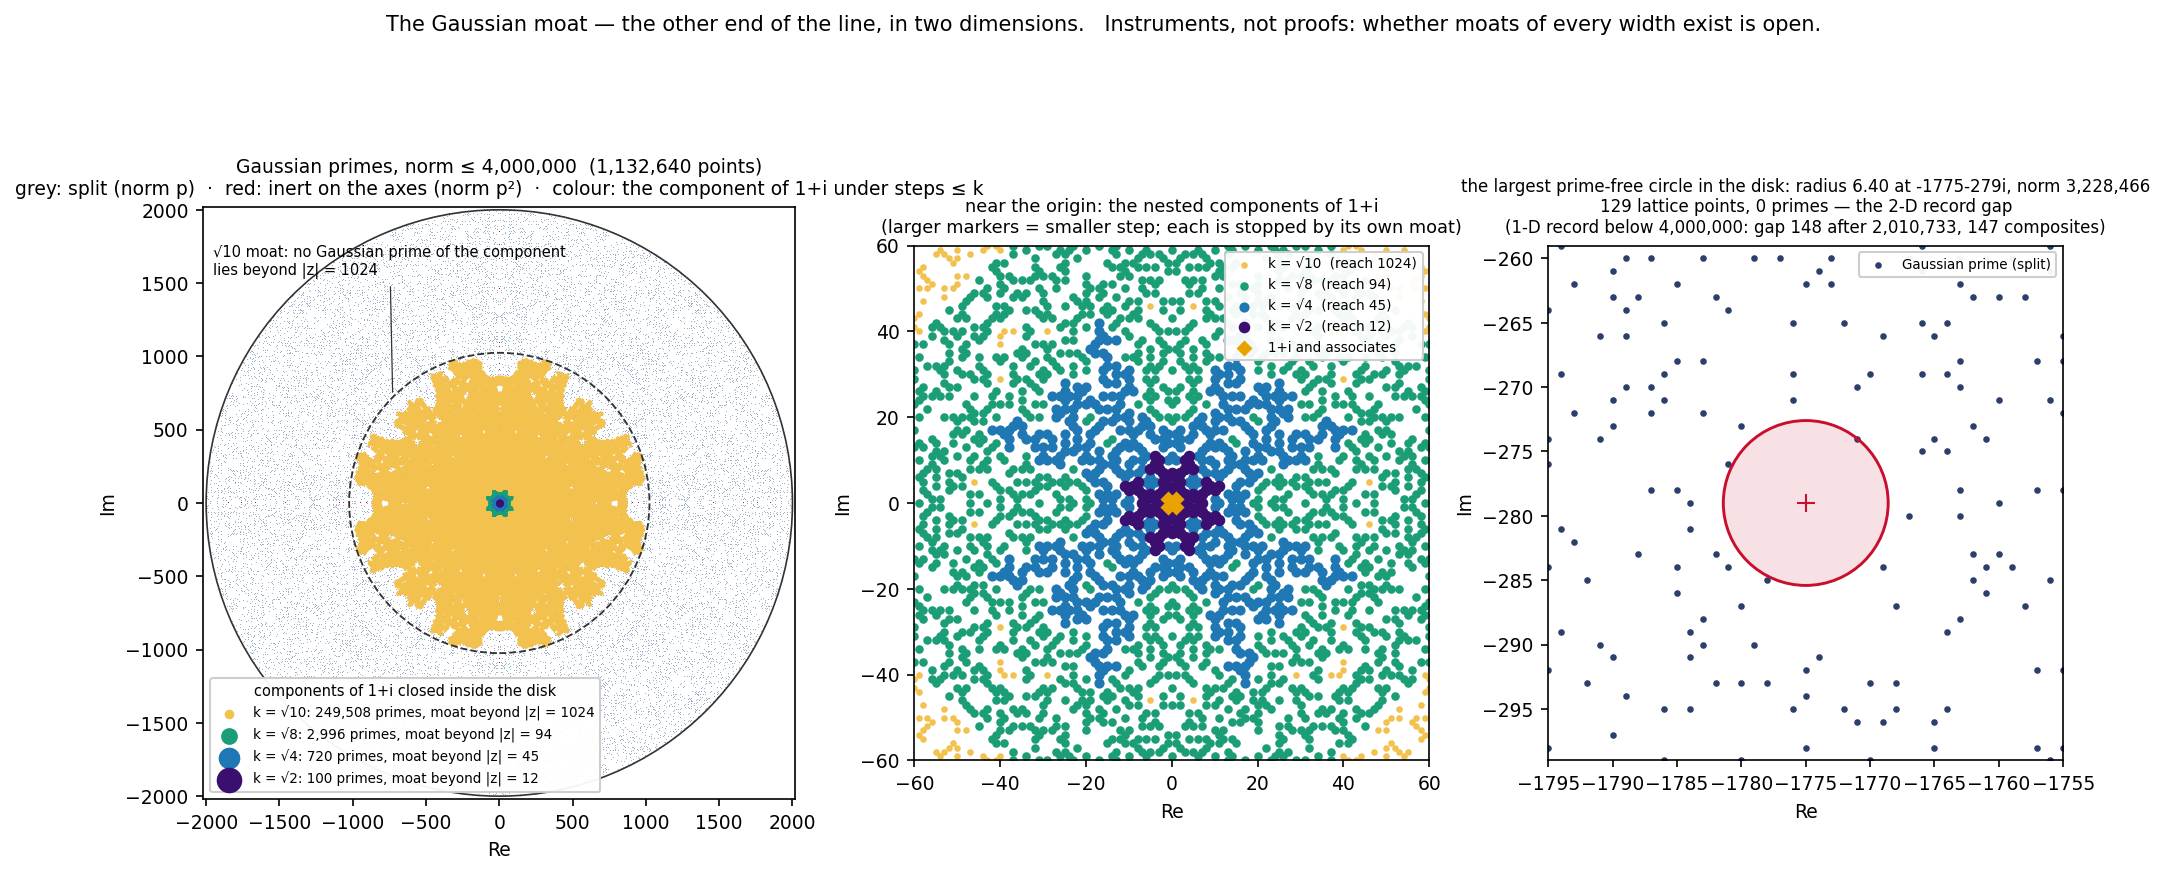

Write Python code to recreate this figure.
"""gaussian_moat.py — the Gaussian moat visual (Travis, 2026-09-11 09:27).

Gaussian primes with norm <= 1e6 (disk of radius 1000), split (norm p) in one
colour, inert (on the axes, norm p^2) in another; the connected component of
1+i under steps of length <= k for a ladder of k, each bounded by its moat;
and the largest prime-free circle inside the disk — the 2-D record gap.
Everything computed here; the figure is drawn only after the asserts pass.
"""
import numpy as np, math, json, time
from scipy import ndimage, sparse
from scipy.sparse.csgraph import connected_components
import matplotlib; matplotlib.use("Agg")
import matplotlib.pyplot as plt
from matplotlib.patches import Circle

t0 = time.time(); R = {}
B = 2000; X = B * B          # disk of radius 2000, norms to 4e6
# ---- rational primes to 1e6 ------------------------------------------------
isp = np.ones(X + 1, dtype=bool); isp[:2] = False
for p in range(2, int(X**0.5) + 1):
    if isp[p]: isp[p*p::p] = False
primes = np.nonzero(isp)[0]
n_split = int(np.sum(primes % 4 == 1)); n_inert_le_B = int(np.sum((primes % 4 == 3) & (primes <= B)))

# ---- Gaussian primes on the lattice -----------------------------------------
a = np.arange(-B, B + 1, dtype=np.int32); A, Bm = np.meshgrid(a, a, indexing="ij")     # A = real part, Bm = imag part
nm = A * A + Bm * Bm
split = (nm <= X) & isp[np.minimum(nm, X)]                             # a^2+b^2 prime  (=> 2 or 1 mod 4)
inert = ((A == 0) & isp[np.abs(Bm)] & (np.abs(Bm) % 4 == 3)) | ((Bm == 0) & isp[np.abs(A)] & (np.abs(A) % 4 == 3))
M = split | inert
R["gaussian_primes_norm<=1e6"] = int(M.sum())
R["expected_8*split+4*inert(p<=1000)+4"] = 8 * n_split + 4 * n_inert_le_B + 4
assert R["gaussian_primes_norm<=1e6"] == R["expected_8*split+4*inert(p<=1000)+4"]
R["split_points"] = int(split.sum()) - 4; R["inert_points"] = int(inert.sum()); R["ramified_points(1+i and associates)"] = 4
assert bool(M[B + 1, B + 1])                                             # 1+i is there
dens_center = float(M[B-50:B+51, B-50:B+51].mean()); dens_rim = float(M[(nm > 0.9*X) & (nm <= X)].mean())
R["density_center_101x101"] = round(dens_center, 4); R["density_rim_shell_0.9-1.0"] = round(dens_rim, 4)
R["(4/pi)/log_N_at_rim"] = round((4 / math.pi) / math.log(0.95 * X), 4)

# ---- components of 1+i under steps <= k ----------------------------------------
idx = -np.ones(M.shape, dtype=np.int32); pts = np.argwhere(M); idx[M] = np.arange(len(pts))
npts = len(pts); zabs = np.hypot(pts[:, 0] - B, pts[:, 1] - B)
def component(K):
    rows = []; cols = []
    for dx in range(0, int(math.isqrt(K)) + 1):
        for dy in range(-int(math.isqrt(K)), int(math.isqrt(K)) + 1):
            if dx * dx + dy * dy > K or (dx == 0 and dy <= 0): continue
            s1 = (slice(max(0, -dx), M.shape[0] - max(0, dx)), slice(max(0, -dy), M.shape[1] - max(0, dy)))
            s2 = (slice(max(0, dx), M.shape[0] - max(0, -dx)), slice(max(0, dy), M.shape[1] - max(0, -dy)))
            both = M[s1] & M[s2]
            rows.append(idx[s1][both]); cols.append(idx[s2][both])
    rows = np.concatenate(rows); cols = np.concatenate(cols)
    G = sparse.coo_matrix((np.ones(len(rows), dtype=np.int8), (rows, cols)), shape=(npts, npts))
    ncomp, lab = connected_components(G, directed=False)
    c = lab[idx[B + 1, B + 1]]; sel = lab == c
    reach = float(zabs[sel].max())
    return sel, {"k": round(math.sqrt(K), 3), "k^2": K, "component_size": int(sel.sum()), "farthest_|z|": round(reach, 1),
                 "farthest_norm": int(round(reach ** 2)), "closed_inside_disk": bool(reach <= B - math.sqrt(K)), "components_total": int(ncomp)}
# only EVEN k^2 can join two Gaussian primes other than 1+i: every other Gaussian prime has a+b odd,
# so a step (dx,dy) between two of them needs dx+dy even, i.e. dx^2+dy^2 even.  (Checked below.)
ladder = [2, 4, 8, 10, 16, 18, 20, 26, 32, 34, 36]
R['odd_k^2_useless_check'] = component(5)[1]['component_size'] == component(4)[1]['component_size']
comps = {}; rows_out = []
for K in ladder:
    sel, info = component(K); comps[K] = sel; rows_out.append(info)
    if not info["closed_inside_disk"]: break
R["moat_ladder"] = rows_out
closed = [r for r in rows_out if r["closed_inside_disk"]]
R["largest_k_closed_inside_radius_1000"] = closed[-1]["k"] if closed else None
R["first_k_reaching_boundary(undetermined_here)"] = rows_out[-1]["k"] if not rows_out[-1]["closed_inside_disk"] else None

# ---- the largest prime-free circle inside the disk (the 2-D record gap) ---------
D = ndimage.distance_transform_edt(~M)                 # distance from each non-prime point to nearest Gaussian prime
rad = np.hypot(A, Bm); fits = D <= (B - rad)           # circle must lie inside the disk
Dm = np.where(fits, D, 0.0); k_ = np.unravel_index(int(Dm.argmax()), Dm.shape)
r_max = float(Dm[k_]); ca, cb = int(A[k_]), int(Bm[k_])
inside = int(np.sum((A - ca) ** 2 + (Bm - cb) ** 2 < r_max ** 2))
R["largest_empty_circle"] = {"radius": round(r_max, 3), "center": (ca, cb), "center_norm": ca * ca + cb * cb,
                             "lattice_points_inside": inside, "primes_inside": int(np.sum(M & ((A - ca) ** 2 + (Bm - cb) ** 2 < r_max ** 2)))}
# Poisson-scale expectation for the largest empty circle near the rim: pi r^2 * density ~ log(#points)
R["poisson_scale_radius_estimate"] = round(math.sqrt(math.log(math.pi * X) / (math.pi * dens_rim)), 2)
pg = np.diff(primes); kk = int(pg.argmax())
R["compare_1D_record_gap_below_X"] = {"X": X, "gap": int(pg[kk]), "after_prime": int(primes[kk]), "composites_inside": int(pg[kk]) - 1}
R["runtime_s"] = round(time.time() - t0, 1)
json.dump(R, open("gaussian_moat_receipts.json", "w"), indent=1, default=str)
for k, v in R.items():
    if k == "moat_ladder": print(k); [print("   ", r) for r in v]
    else: print(k, v)
assert R["largest_empty_circle"]["primes_inside"] == 0
print("ALL ASSERTS PASS — drawing")

# ---- figure ------------------------------------------------------------------------
plt.rcParams.update({"font.family": "DejaVu Sans", "font.size": 9})
fig = plt.figure(figsize=(16, 6.2), dpi=150)
gs = fig.add_gridspec(1, 3, width_ratios=[1.15, 1, 1], wspace=0.22, top=0.84, bottom=0.08)
C_SPLIT = "#2b3f6b"; C_INERT = "#c8102e"; C_RAM = "#e8a300"
cmap = plt.cm.viridis
# A: the disk, components overlaid
ax = fig.add_subplot(gs[0, 0]); ax.set_aspect("equal"); ax.set_facecolor("white")
img = np.full(M.shape + (3,), 255, dtype=np.uint8); img[split] = (np.array(matplotlib.colors.to_rgb("#9fb0c9")) * 255).astype(np.uint8); img[inert] = (np.array(matplotlib.colors.to_rgb(C_INERT)) * 255).astype(np.uint8)
ax.imshow(np.transpose(img, (1, 0, 2)), origin="lower", extent=[-B - .5, B + .5, -B - .5, B + .5], interpolation="nearest")
ncl = len(closed)
COL = ["#3b0f70", "#1f77b4", "#1b9e77", "#f2c14e", "#e377c2", "#8c564b"]          # smallest k first
for i, r in reversed(list(enumerate(closed))):                                    # draw largest first so the small ones stay visible
    sel = comps[r["k^2"]]; P = pts[sel]
    ax.scatter(P[:, 0] - B, P[:, 1] - B, s=0.6 + 1.2 * (ncl - 1 - i), color=COL[i], lw=0,
               label=f"k = √{r['k^2']}: {r['component_size']:,} primes, moat beyond |z| = {r['farthest_|z|']:.0f}")
ax.add_patch(Circle((0, 0), closed[-1]["farthest_|z|"], fill=False, lw=0.9, ls="--", color="#333"))
ax.annotate(f"√{closed[-1]['k^2']} moat: no Gaussian prime of the component\nlies beyond |z| = {closed[-1]['farthest_|z|']:.0f}",
            xy=(-closed[-1]["farthest_|z|"] * 0.71, closed[-1]["farthest_|z|"] * 0.71), xytext=(-1950, 1560), fontsize=7,
            arrowprops=dict(arrowstyle="-", lw=0.6, color="#333"))
ax.add_patch(Circle((0, 0), B, fill=False, lw=0.8, color="#333"))
ax.set_xlim(-B - 20, B + 20); ax.set_ylim(-B - 20, B + 20)
ax.set_title(f"Gaussian primes, norm ≤ {X:,}  ({R['gaussian_primes_norm<=1e6']:,} points)\n"
             f"grey: split (norm p)  ·  red: inert on the axes (norm p²)  ·  colour: the component of 1+i under steps ≤ k", fontsize=9)
ax.legend(loc="lower left", fontsize=6.5, markerscale=6, framealpha=0.95, title="components of 1+i closed inside the disk", title_fontsize=7)
ax.set_xlabel("Re"); ax.set_ylabel("Im")
# B: zoom near the origin with the nested components and their moats
ax = fig.add_subplot(gs[0, 1]); ax.set_aspect("equal"); Z = 60
sub = (slice(B - Z, B + Z + 1), slice(B - Z, B + Z + 1))
sp = np.argwhere(split[sub]); ip = np.argwhere(inert[sub])
ax.scatter(sp[:, 0] - Z, sp[:, 1] - Z, s=6, color="#9fb0c9", lw=0)
ax.scatter(ip[:, 0] - Z, ip[:, 1] - Z, s=8, color=C_INERT, lw=0)
for i, r in reversed(list(enumerate(closed[:6]))):
    P = pts[comps[r["k^2"]]] - B; P = P[(np.abs(P[:, 0]) <= Z) & (np.abs(P[:, 1]) <= Z)]
    ax.scatter(P[:, 0], P[:, 1], s=10 + 7 * (ncl - 1 - i), color=COL[i], lw=0, label=f"k = √{r['k^2']}  (reach {r['farthest_|z|']:.0f})")
ax.scatter([1, -1, 1, -1], [1, 1, -1, -1], s=30, color=C_RAM, marker="D", lw=0, label="1+i and associates")
ax.set_xlim(-Z, Z); ax.set_ylim(-Z, Z); ax.set_title("near the origin: the nested components of 1+i\n(larger markers = smaller step; each is stopped by its own moat)", fontsize=8.5)
ax.legend(loc="upper right", fontsize=6.5, framealpha=0.95); ax.set_xlabel("Re"); ax.set_ylabel("Im")
# C: the largest prime-free circle
ax = fig.add_subplot(gs[0, 2]); ax.set_aspect("equal"); W = int(r_max) + 14
sub = (slice(B + ca - W, B + ca + W + 1), slice(B + cb - W, B + cb + W + 1))
sp = np.argwhere(split[sub]); ip = np.argwhere(inert[sub])
ax.scatter(sp[:, 0] - W + ca, sp[:, 1] - W + cb, s=10, color=C_SPLIT, lw=0, label="Gaussian prime (split)")
if len(ip): ax.scatter(ip[:, 0] - W + ca, ip[:, 1] - W + cb, s=12, color=C_INERT, lw=0, label="inert")
ax.add_patch(Circle((ca, cb), r_max, fill=True, alpha=0.12, color="#c8102e", lw=0))
ax.add_patch(Circle((ca, cb), r_max, fill=False, lw=1.4, color="#c8102e"))
ax.plot([ca], [cb], "+", color="#c8102e", ms=9)
ax.set_xlim(ca - W, ca + W); ax.set_ylim(cb - W, cb + W)
ax.set_title(f"the largest prime-free circle in the disk: radius {r_max:.2f} at {ca}{cb:+d}i, norm {ca*ca+cb*cb:,}\n"
             f"{inside} lattice points, 0 primes — the 2-D record gap\n(1-D record below {X:,}: gap {R['compare_1D_record_gap_below_X']['gap']} after {R['compare_1D_record_gap_below_X']['after_prime']:,}, {R['compare_1D_record_gap_below_X']['composites_inside']} composites)", fontsize=8)
ax.legend(loc="upper right", fontsize=6.5, framealpha=0.95); ax.set_xlabel("Re"); ax.set_ylabel("Im")
fig.suptitle("The Gaussian moat — the other end of the line, in two dimensions.   Instruments, not proofs: whether moats of every width exist is open.", fontsize=10, y=0.985)
fig.savefig("gaussian_moat.png", bbox_inches="tight", facecolor="white")
print("figure written", round(time.time() - t0, 1), "s")
